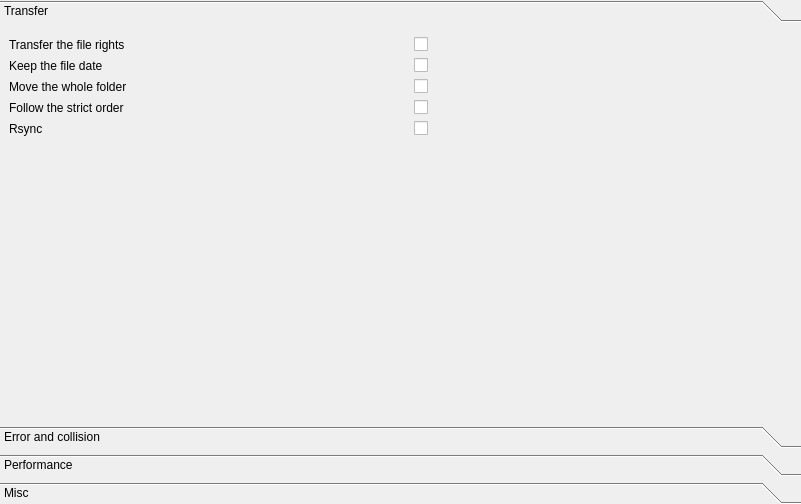
<?xml version="1.0" encoding="UTF-8"?>
<ui version="4.0">
 <class>copyEngineOptions</class>
 <widget class="QWidget" name="copyEngineOptions">
  <property name="geometry">
   <rect>
    <x>0</x>
    <y>0</y>
    <width>801</width>
    <height>504</height>
   </rect>
  </property>
  <layout class="QVBoxLayout" name="verticalLayout">
   <property name="spacing">
    <number>0</number>
   </property>
   <property name="leftMargin">
    <number>0</number>
   </property>
   <property name="topMargin">
    <number>0</number>
   </property>
   <property name="rightMargin">
    <number>0</number>
   </property>
   <property name="bottomMargin">
    <number>0</number>
   </property>
   <item>
    <widget class="QToolBox" name="toolBox">
     <property name="currentIndex">
      <number>0</number>
     </property>
     <widget class="QWidget" name="page_trasnfer">
      <property name="geometry">
       <rect>
        <x>0</x>
        <y>0</y>
        <width>791</width>
        <height>378</height>
       </rect>
      </property>
      <attribute name="label">
       <string>Transfer</string>
      </attribute>
      <layout class="QGridLayout" name="gridLayout_5">
       <item row="0" column="2">
        <widget class="QCheckBox" name="doRightTransfer"/>
       </item>
       <item row="1" column="0">
        <widget class="QLabel" name="label_2">
         <property name="text">
          <string>Keep the file date</string>
         </property>
        </widget>
       </item>
       <item row="4" column="0">
        <widget class="QLabel" name="label_rsync">
         <property name="text">
          <string notr="true">Rsync</string>
         </property>
        </widget>
       </item>
       <item row="4" column="2">
        <widget class="QCheckBox" name="rsync"/>
       </item>
       <item row="1" column="2">
        <widget class="QCheckBox" name="keepDate"/>
       </item>
       <item row="3" column="2">
        <widget class="QCheckBox" name="followTheStrictOrder">
         <property name="toolTip">
          <string>Less performance if checked</string>
         </property>
        </widget>
       </item>
       <item row="5" column="1">
        <spacer name="verticalSpacer_6">
         <property name="orientation">
          <enum>Qt::Vertical</enum>
         </property>
         <property name="sizeHint" stdset="0">
          <size>
           <width>20</width>
           <height>278</height>
          </size>
         </property>
        </spacer>
       </item>
       <item row="3" column="0">
        <widget class="QLabel" name="label_19">
         <property name="toolTip">
          <string>Less performance if checked</string>
         </property>
         <property name="text">
          <string>Follow the strict order</string>
         </property>
        </widget>
       </item>
       <item row="2" column="2">
        <widget class="QCheckBox" name="moveTheWholeFolder"/>
       </item>
       <item row="2" column="0">
        <widget class="QLabel" name="label_18">
         <property name="text">
          <string>Move the whole folder</string>
         </property>
        </widget>
       </item>
       <item row="0" column="0">
        <widget class="QLabel" name="label">
         <property name="text">
          <string>Transfer the file rights</string>
         </property>
        </widget>
       </item>
      </layout>
     </widget>
     <widget class="QWidget" name="page_error_collision">
      <property name="geometry">
       <rect>
        <x>0</x>
        <y>0</y>
        <width>791</width>
        <height>378</height>
       </rect>
      </property>
      <attribute name="label">
       <string>Error and collision</string>
      </attribute>
      <layout class="QGridLayout" name="gridLayout_4">
       <item row="2" column="0">
        <widget class="QLabel" name="label_6">
         <property name="text">
          <string>When folder error</string>
         </property>
        </widget>
       </item>
       <item row="4" column="2">
        <widget class="QCheckBox" name="checkBoxDestinationFolderExists"/>
       </item>
       <item row="0" column="0">
        <widget class="QLabel" name="label_12">
         <property name="text">
          <string>When file error</string>
         </property>
        </widget>
       </item>
       <item row="0" column="2">
        <widget class="QComboBox" name="comboBoxFileError">
         <item>
          <property name="text">
           <string notr="true">Ask</string>
          </property>
         </item>
         <item>
          <property name="text">
           <string notr="true">Skip</string>
          </property>
         </item>
         <item>
          <property name="text">
           <string notr="true">Put at the end</string>
          </property>
         </item>
        </widget>
       </item>
       <item row="1" column="0">
        <widget class="QLabel" name="label_13">
         <property name="text">
          <string>When file collision</string>
         </property>
        </widget>
       </item>
       <item row="1" column="2">
        <widget class="QComboBox" name="comboBoxFileCollision">
         <item>
          <property name="text">
           <string notr="true">Ask</string>
          </property>
         </item>
         <item>
          <property name="text">
           <string notr="true">Skip</string>
          </property>
         </item>
         <item>
          <property name="text">
           <string notr="true">Overwrite</string>
          </property>
         </item>
         <item>
          <property name="text">
           <string notr="true">Overwrite if different</string>
          </property>
         </item>
         <item>
          <property name="text">
           <string notr="true">Overwrite if newer</string>
          </property>
         </item>
         <item>
          <property name="text">
           <string notr="true">Overwrite if older</string>
          </property>
         </item>
         <item>
          <property name="text">
           <string notr="true">Rename</string>
          </property>
         </item>
        </widget>
       </item>
       <item row="2" column="2">
        <widget class="QComboBox" name="comboBoxFolderError">
         <item>
          <property name="text">
           <string notr="true">Ask</string>
          </property>
         </item>
         <item>
          <property name="text">
           <string notr="true">Skip</string>
          </property>
         </item>
        </widget>
       </item>
       <item row="3" column="0">
        <widget class="QLabel" name="label_7">
         <property name="text">
          <string>When folder collision</string>
         </property>
        </widget>
       </item>
       <item row="3" column="2">
        <widget class="QComboBox" name="comboBoxFolderCollision">
         <item>
          <property name="text">
           <string notr="true">Ask</string>
          </property>
         </item>
         <item>
          <property name="text">
           <string notr="true">Merge</string>
          </property>
         </item>
         <item>
          <property name="text">
           <string notr="true">Skip</string>
          </property>
         </item>
         <item>
          <property name="text">
           <string notr="true">Rename</string>
          </property>
         </item>
        </widget>
       </item>
       <item row="4" column="0">
        <widget class="QLabel" name="label_8">
         <property name="text">
          <string>Check if destination folder exists</string>
         </property>
        </widget>
       </item>
       <item row="7" column="1">
        <widget class="QPushButton" name="renamingRules">
         <property name="text">
          <string>Renaming rules</string>
         </property>
        </widget>
       </item>
       <item row="8" column="1">
        <spacer name="verticalSpacer_5">
         <property name="orientation">
          <enum>Qt::Vertical</enum>
         </property>
         <property name="sizeHint" stdset="0">
          <size>
           <width>20</width>
           <height>193</height>
          </size>
         </property>
        </spacer>
       </item>
       <item row="5" column="0">
        <widget class="QLabel" name="label_20">
         <property name="text">
          <string>Delete partially transferred files</string>
         </property>
        </widget>
       </item>
       <item row="5" column="2">
        <widget class="QCheckBox" name="deletePartiallyTransferredFiles"/>
       </item>
       <item row="6" column="2">
        <widget class="QCheckBox" name="renameTheOriginalDestination"/>
       </item>
       <item row="6" column="0">
        <widget class="QLabel" name="label_22">
         <property name="text">
          <string>Rename the original destination</string>
         </property>
        </widget>
       </item>
      </layout>
      <zorder>label_12</zorder>
      <zorder>label_13</zorder>
      <zorder>label_6</zorder>
      <zorder>label_7</zorder>
      <zorder>label_8</zorder>
      <zorder>comboBoxFileError</zorder>
      <zorder>comboBoxFileCollision</zorder>
      <zorder>comboBoxFolderError</zorder>
      <zorder>comboBoxFolderCollision</zorder>
      <zorder>checkBoxDestinationFolderExists</zorder>
      <zorder>renamingRules</zorder>
      <zorder>label_20</zorder>
      <zorder>deletePartiallyTransferredFiles</zorder>
      <zorder>renameTheOriginalDestination</zorder>
      <zorder>label_22</zorder>
     </widget>
     <widget class="QWidget" name="page_performance">
      <property name="geometry">
       <rect>
        <x>0</x>
        <y>0</y>
        <width>791</width>
        <height>378</height>
       </rect>
      </property>
      <attribute name="label">
       <string>Performance</string>
      </attribute>
      <layout class="QGridLayout" name="gridLayout">
       <item row="2" column="1">
        <spacer name="verticalSpacer">
         <property name="orientation">
          <enum>Qt::Vertical</enum>
         </property>
         <property name="sizeHint" stdset="0">
          <size>
           <width>20</width>
           <height>197</height>
          </size>
         </property>
        </spacer>
       </item>
       <item row="0" column="1">
        <widget class="QSpinBox" name="inodeThreads">
         <property name="minimum">
          <number>1</number>
         </property>
         <property name="maximum">
          <number>32</number>
         </property>
         <property name="value">
          <number>16</number>
         </property>
        </widget>
       </item>
       <item row="0" column="0">
        <widget class="QLabel" name="label_21">
         <property name="text">
          <string>Inode threads (unsafe &gt; 1)</string>
         </property>
        </widget>
       </item>
       <item row="1" column="1">
        <widget class="QCheckBox" name="copyListOrder">
         <property name="toolTip">
          <string>More cpu, but better organisation on the disk</string>
         </property>
         <property name="text">
          <string/>
         </property>
        </widget>
       </item>
       <item row="1" column="0">
        <widget class="QLabel" name="label_25">
         <property name="toolTip">
          <string>More cpu, but better organisation on the disk</string>
         </property>
         <property name="text">
          <string>Order the list</string>
         </property>
        </widget>
       </item>
      </layout>
     </widget>
     <widget class="QWidget" name="page_misc">
      <property name="geometry">
       <rect>
        <x>0</x>
        <y>0</y>
        <width>791</width>
        <height>378</height>
       </rect>
      </property>
      <attribute name="label">
       <string>Misc</string>
      </attribute>
      <layout class="QGridLayout" name="gridLayout_3">
       <item row="0" column="0">
        <widget class="QLabel" name="label_23">
         <property name="text">
          <string>Check the disk space</string>
         </property>
        </widget>
       </item>
       <item row="0" column="2">
        <widget class="QCheckBox" name="checkDiskSpace"/>
       </item>
       <item row="1" column="0">
        <widget class="QLabel" name="label_24">
         <property name="text">
          <string>Use this folder when destination is not set</string>
         </property>
        </widget>
       </item>
       <item row="1" column="2">
        <layout class="QHBoxLayout" name="horizontalLayout">
         <item>
          <widget class="QLineEdit" name="defaultDestinationFolder"/>
         </item>
         <item>
          <widget class="QPushButton" name="defaultDestinationFolderBrowse">
           <property name="text">
            <string>Browse</string>
           </property>
          </widget>
         </item>
        </layout>
       </item>
       <item row="2" column="0">
        <spacer name="horizontalSpacer">
         <property name="orientation">
          <enum>Qt::Horizontal</enum>
         </property>
         <property name="sizeHint" stdset="0">
          <size>
           <width>353</width>
           <height>20</height>
          </size>
         </property>
        </spacer>
       </item>
       <item row="2" column="1">
        <widget class="QPushButton" name="filters">
         <property name="text">
          <string>Filters</string>
         </property>
        </widget>
       </item>
       <item row="2" column="2">
        <spacer name="horizontalSpacer_2">
         <property name="orientation">
          <enum>Qt::Horizontal</enum>
         </property>
         <property name="sizeHint" stdset="0">
          <size>
           <width>352</width>
           <height>20</height>
          </size>
         </property>
        </spacer>
       </item>
       <item row="3" column="1">
        <spacer name="verticalSpacer_2">
         <property name="orientation">
          <enum>Qt::Vertical</enum>
         </property>
         <property name="sizeHint" stdset="0">
          <size>
           <width>20</width>
           <height>159</height>
          </size>
         </property>
        </spacer>
       </item>
      </layout>
     </widget>
    </widget>
   </item>
  </layout>
 </widget>
 <resources/>
 <connections/>
</ui>
